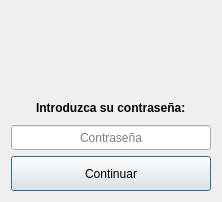
<?xml version="1.0" encoding="UTF-8"?>
<ui version="4.0">
 <class>dlgConfirmarClave</class>
 <widget class="QDialog" name="dlgConfirmarClave">
  <property name="geometry">
   <rect>
    <x>0</x>
    <y>0</y>
    <width>220</width>
    <height>202</height>
   </rect>
  </property>
  <property name="windowTitle">
   <string>Confirmar contraseña</string>
  </property>
  <layout class="QGridLayout" name="gridLayout">
   <item row="0" column="0">
    <layout class="QVBoxLayout" name="verticalLayout">
     <item>
      <layout class="QHBoxLayout" name="horizontalLayout">
       <item>
        <spacer name="horizontalSpacer">
         <property name="orientation">
          <enum>Qt::Horizontal</enum>
         </property>
         <property name="sizeHint" stdset="0">
          <size>
           <width>40</width>
           <height>20</height>
          </size>
         </property>
        </spacer>
       </item>
       <item>
        <widget class="QLabel" name="etqLogoInicio">
         <property name="minimumSize">
          <size>
           <width>80</width>
           <height>80</height>
          </size>
         </property>
         <property name="maximumSize">
          <size>
           <width>80</width>
           <height>80</height>
          </size>
         </property>
         <property name="text">
          <string/>
         </property>
         <property name="pixmap">
          <pixmap resource="recursos.qrc">:/img/password.png</pixmap>
         </property>
         <property name="scaledContents">
          <bool>true</bool>
         </property>
        </widget>
       </item>
       <item>
        <spacer name="horizontalSpacer_2">
         <property name="orientation">
          <enum>Qt::Horizontal</enum>
         </property>
         <property name="sizeHint" stdset="0">
          <size>
           <width>40</width>
           <height>20</height>
          </size>
         </property>
        </spacer>
       </item>
      </layout>
     </item>
     <item>
      <layout class="QHBoxLayout" name="horizontalLayout_2">
       <item>
        <spacer name="horizontalSpacer_6">
         <property name="orientation">
          <enum>Qt::Horizontal</enum>
         </property>
         <property name="sizeHint" stdset="0">
          <size>
           <width>40</width>
           <height>20</height>
          </size>
         </property>
        </spacer>
       </item>
       <item>
        <widget class="QLabel" name="etqInicio">
         <property name="font">
          <font>
           <weight>75</weight>
           <bold>true</bold>
          </font>
         </property>
         <property name="focusPolicy">
          <enum>Qt::StrongFocus</enum>
         </property>
         <property name="text">
          <string>Introduzca su contraseña:</string>
         </property>
        </widget>
       </item>
       <item>
        <spacer name="horizontalSpacer_5">
         <property name="orientation">
          <enum>Qt::Horizontal</enum>
         </property>
         <property name="sizeHint" stdset="0">
          <size>
           <width>40</width>
           <height>20</height>
          </size>
         </property>
        </spacer>
       </item>
      </layout>
     </item>
     <item>
      <widget class="QLineEdit" name="lineaClave">
       <property name="minimumSize">
        <size>
         <width>200</width>
         <height>25</height>
        </size>
       </property>
       <property name="maximumSize">
        <size>
         <width>16777215</width>
         <height>25</height>
        </size>
       </property>
       <property name="focusPolicy">
        <enum>Qt::StrongFocus</enum>
       </property>
       <property name="toolTip">
        <string>&lt;html&gt;&lt;head/&gt;&lt;body&gt;&lt;p&gt;Cédula de identidad del usuario&lt;/p&gt;&lt;/body&gt;&lt;/html&gt;</string>
       </property>
       <property name="statusTip">
        <string/>
       </property>
       <property name="whatsThis">
        <string/>
       </property>
       <property name="accessibleName">
        <string/>
       </property>
       <property name="accessibleDescription">
        <string/>
       </property>
       <property name="autoFillBackground">
        <bool>false</bool>
       </property>
       <property name="text">
        <string/>
       </property>
       <property name="maxLength">
        <number>16</number>
       </property>
       <property name="frame">
        <bool>true</bool>
       </property>
       <property name="echoMode">
        <enum>QLineEdit::Password</enum>
       </property>
       <property name="alignment">
        <set>Qt::AlignCenter</set>
       </property>
       <property name="placeholderText">
        <string>Contraseña</string>
       </property>
       <property name="clearButtonEnabled">
        <bool>false</bool>
       </property>
      </widget>
     </item>
     <item>
      <widget class="QPushButton" name="btnContinuar">
       <property name="minimumSize">
        <size>
         <width>200</width>
         <height>35</height>
        </size>
       </property>
       <property name="maximumSize">
        <size>
         <width>16777215</width>
         <height>35</height>
        </size>
       </property>
       <property name="text">
        <string>Continuar</string>
       </property>
       <property name="iconSize">
        <size>
         <width>25</width>
         <height>20</height>
        </size>
       </property>
      </widget>
     </item>
    </layout>
   </item>
  </layout>
 </widget>
 <resources>
  <include location="recursos.qrc"/>
 </resources>
 <connections/>
</ui>
